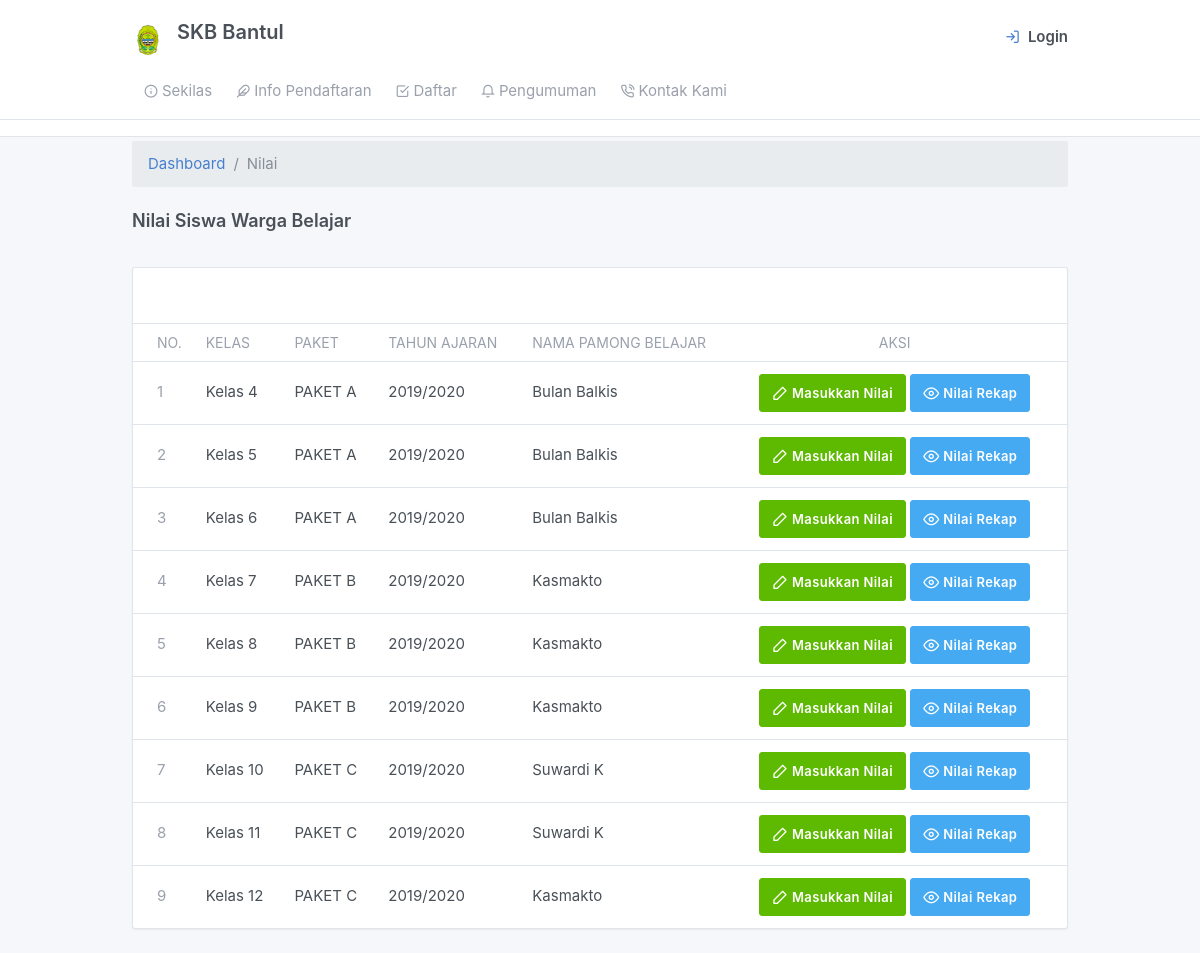
/admin/nilai.php (signed in), run on an earlier commit of the app's database.
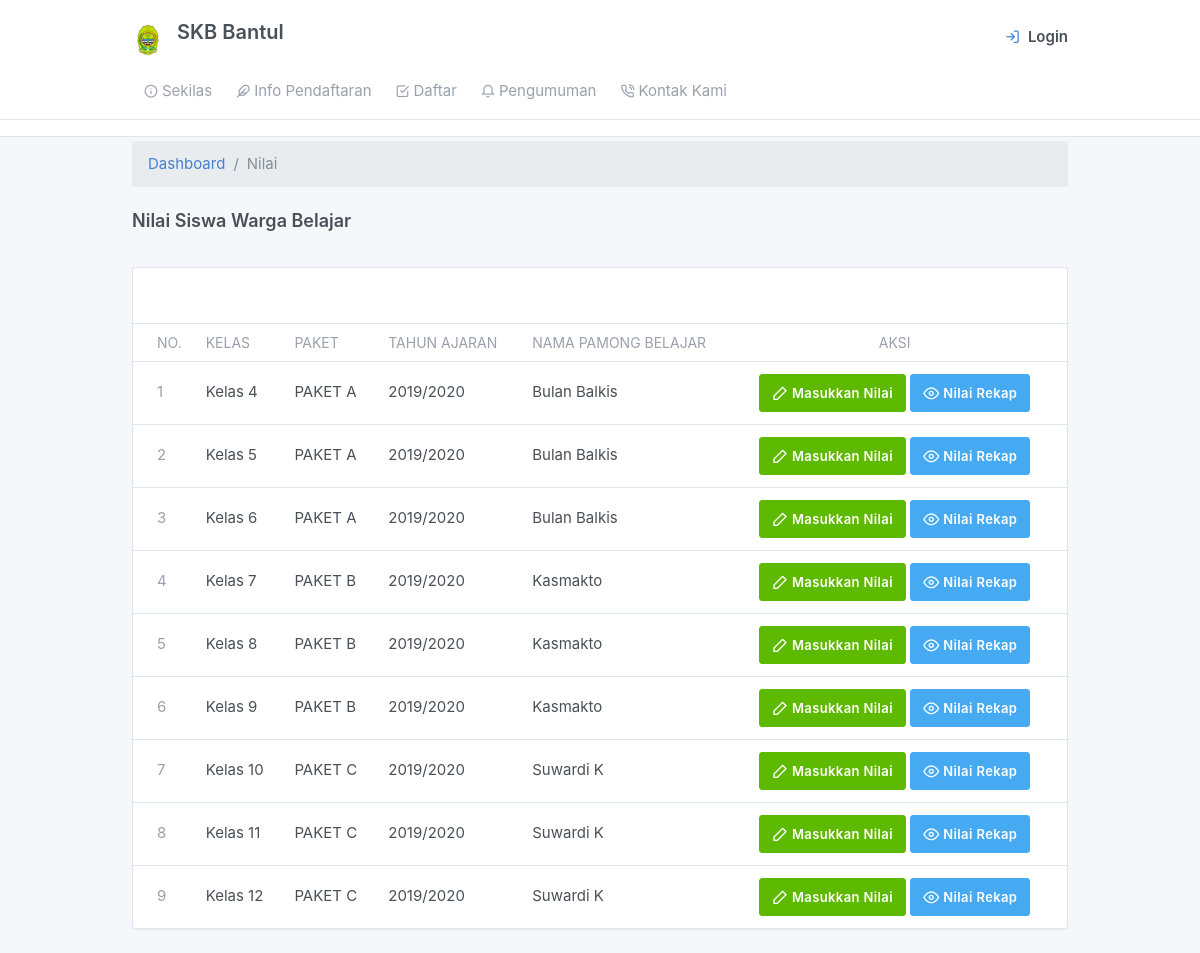
And on a later commit of the database.
### tables this page shows
CREATE TABLE `tb_rombel` (
  `rombel_id` int(11) NOT NULL,
  `ta_id` int(11) NOT NULL,
  `kelas_id` int(11) NOT NULL,
  `nik` char(16) NOT NULL
);

CREATE TABLE `tb_pamong_belajar` (
  `nik` char(16) NOT NULL,
  `pamong_nama` varchar(50) NOT NULL,
  `pamong_tempat_lhr` varchar(30) NOT NULL,
  `pamong_tanggal_lhr` date NOT NULL,
  `pamong_jenkel` enum('Laki-Laki','Perempuan') NOT NULL,
  `pamong_agama` varchar(12) NOT NULL,
  `pamong_alamat` varchar(100) NOT NULL,
  `pamong_no_hp` varchar(14) NOT NULL,
  `pamong_jabatan` enum('Pamong Belajar','Tutor') NOT NULL
);

CREATE TABLE `tb_kelas` (
  `kelas_id` int(11) NOT NULL,
  `kelas_nama` varchar(11) NOT NULL,
  `paket_id` int(11) NOT NULL,
  `status` varchar(20) NOT NULL
);

CREATE TABLE `tb_paket` (
  `paket_id` int(11) NOT NULL,
  `paket_nama` char(10) NOT NULL
);

CREATE TABLE `tb_tahunajaran` (
  `ta_id` int(11) NOT NULL,
  `semester_id` int(11) NOT NULL,
  `ta_nama` varchar(12) NOT NULL,
  `ta_status` varchar(12) NOT NULL DEFAULT 'Tidak Aktif'
);

### admin/nilai.php (the view, shortened to what this page needs)
<?php include_once "cek_session.php"; include_once "views/main.php";?>
<div class="my-3 my-md-1">
  <div class="container">
  <ol class="breadcrumb">
            <li class="breadcrumb-item">
              <a href="../index.php">Dashboard</a>
            </li>
            <li class="breadcrumb-item active">Nilai</li>
          </ol>
    <div class="page-header">
      <h4 class="">
        Nilai Siswa Warga Belajar
      </h4>
    </div>
      <div class="">
        <div class="card">
          <div class="card-header">
          </div>
          <div class="table-responsive">
            <table class="table card-table table-vcenter text-nowrap datatable">
              <thead>
                <tr>
                  <th class="w-2">No.</th>
                  <th>Kelas</th>
                  <th>Paket</th>
                  <th>Tahun Ajaran</th>
                  <th>Nama Pamong Belajar</th>
                  <th colspan="2"><center>Aksi</center></th>
                </tr>
              </thead>
              <tbody>
                <?php
              $no=1;
              $sql = mysqli_query($connect, "SELECT a.rombel_id, c.kelas_nama,f.paket_nama,b.ta_nama,e.pamong_nama FROM tb_rombel a
              JOIN tb_tahunajaran b ON b.ta_id=a.ta_id
              JOIN tb_kelas c ON c.kelas_id=a.kelas_id
              JOIN tb_pamong_belajar e ON e.nik=a.nik
              JOIN tb_paket f ON f.paket_id=c.paket_id
              WHERE a.ta_id=(SELECT ta_id FROM tb_tahunajaran WHERE ta_status='Aktif')");
              $cek= mysqli_num_rows($sql);
              if($cek>0){
              while ($data= mysqli_fetch_array($sql)) {
              ?>
                <tr>
                  <td><span class="text-muted"><?php echo $no;?></span></td>
                  <td><?php echo $data['kelas_nama'];?></td>
                  <td><?php echo $data['paket_nama'];?></td>
                  <td><?php echo $data['ta_nama'];?></td>
                  <td><?php echo $data['pamong_nama'];?></td>
                  <td align="center">
                  <a href="nilai_permapel.php?id=<?php echo $data['rombel_id'] ?>" class="btn btn-success" role="button"><i class="fe fe-edit-2"></i>&nbspMasukkan Nilai</a>
                  <a href="nilai_rekap.php?id=<?php echo $data['rombel_id'] ?>" class="btn btn-info" role="button"><i class="fe fe-eye"></i>&nbspNilai Rekap</a>
                  </td>
                </tr>
              <?php $no++; }} ?>
              </tbody>
            </table>
          </div>
        </div>
      </div>
    </div>
  </div>

What changed in the data, as far as the page shows it:
changed tb_rombel "Kelas 12": nik.pamong_nama "Kasmakto" → "Suwardi K"
